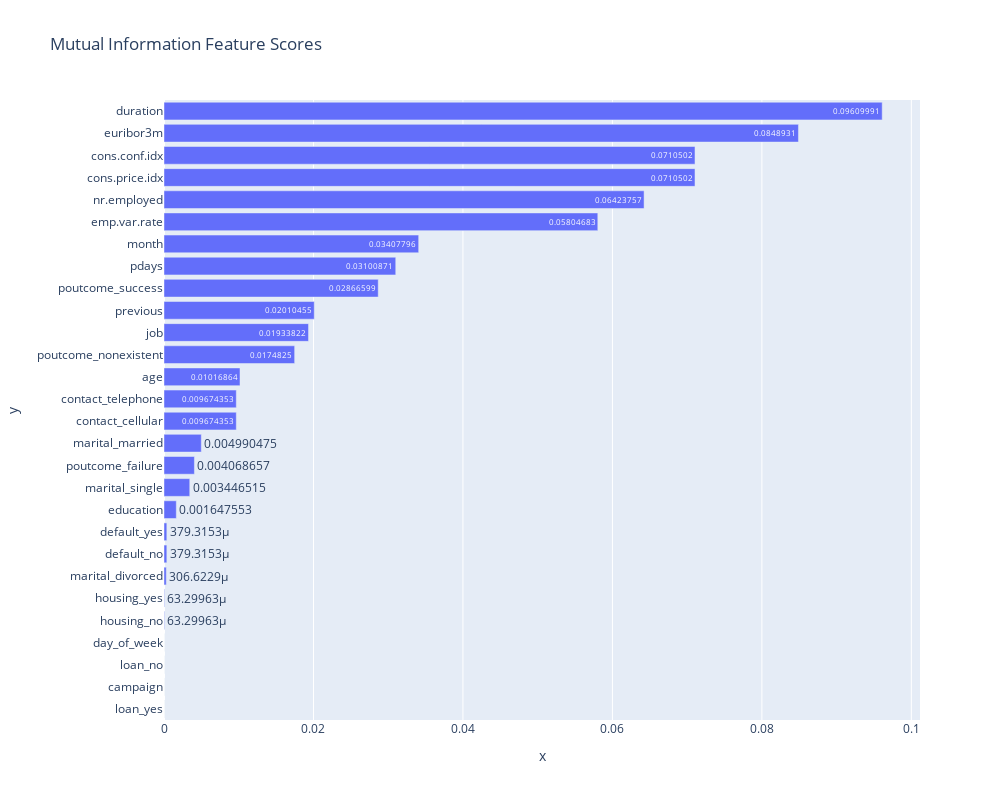

The notebook cell saved with this chart:
### Markdown cell above
### Problem 11: Improving the Model

Now that we have some basic models on the board, we want to try to improve these.  Below, we list a few things to explore in this pursuit.

- More feature engineering and exploration.  For example, should we keep the gender feature?  Why or why not?
- Hyperparameter tuning and grid search.  All of our models have additional hyperparameters to tune and explore.  For example the number of neighbors in KNN or the maximum depth of a Decision Tree.  
- Adjust your performance metric

### Code cell
#### FEATURE Engineering ####
## 1. We have executed the RandomForestClassifier to generate the feature importance in *** Refer Cell#250 *** 
## 2. Evaluated score using Mutual_info_regression

# Perform the imports 
from sklearn.feature_selection import mutual_info_regression
discrete_features = scaled_df.dtypes == float

# Define function for mutual information feature score 
def make_mi_scores(scaled_df, y, discrete_features):
    mi_scores = mutual_info_regression(scaled_df, y, discrete_features=discrete_features)
    mi_scores = pd.Series(mi_scores, name="MI Scores", index=scaled_df.columns)
    mi_scores = mi_scores.sort_values(ascending=False)
    return mi_scores

# Generate the feature Score 
mi_scores = make_mi_scores(scaled_df, y, discrete_features)
mi_scores[::3]  # show a few features with their MI scores

# Plot the scores
def plot_mi_scores(scores):
    scores = scores.sort_values(ascending=True)
    width = np.arange(len(scores))
    ticks = list(scores.index)
    fig = px.bar(x=scores, y=ticks, title='Mutual Information Feature Scores', width=1000, height=800,text_auto=True)
    fig.show()
    print(scores)

plot_mi_scores(mi_scores)

### Figure 1 — Plotly figure (JSON) as saved in the notebook; plotly's stock layout.template omitted (floating-point values rounded to 4 significant figures)
{"data": [{"alignmentgroup": "True", "hovertemplate": "x=%{x}<br>y=%{y}<extra></extra>", "legendgroup": "", "marker": {"color": "#636efa", "pattern": {"shape": ""}}, "name": "", "offsetgroup": "", "orientation": "h", "showlegend": false, "textposition": "auto", "texttemplate": "%{x}", "type": "bar", "x": [0, 0, 0, 0, 6.33e-05, 6.33e-05, 0.0003066, 0.0003793, 0.0003793, 0.001648, 0.003447, 0.004069, 0.00499, 0.009674, 0.009674, 0.01017, 0.01748, 0.01934, 0.0201, 0.02867, 0.03101, 0.03408, 0.05805, 0.06424, 0.07105, 0.07105, 0.08489, 0.0961], "xaxis": "x", "y": ["loan_yes", "campaign", "loan_no", "day_of_week", "housing_no", "housing_yes", "marital_divorced", "default_no", "default_yes", "education", "marital_single", "poutcome_failure", "marital_married", "contact_cellular", "contact_telephone", "age", "poutcome_nonexistent", "job", "previous", "poutcome_success", "pdays", "month", "emp.var.rate", "nr.employed", "cons.price.idx", "cons.conf.idx", "euribor3m", "duration"], "yaxis": "y"}], "layout": {"barmode": "relative", "height": 800, "legend": {"tracegroupgap": 0}, "title": {"text": "Mutual Information Feature Scores"}, "width": 1000, "xaxis": {"anchor": "y", "domain": [0, 1], "title": {"text": "x"}}, "yaxis": {"anchor": "x", "domain": [0, 1], "title": {"text": "y"}}}}
